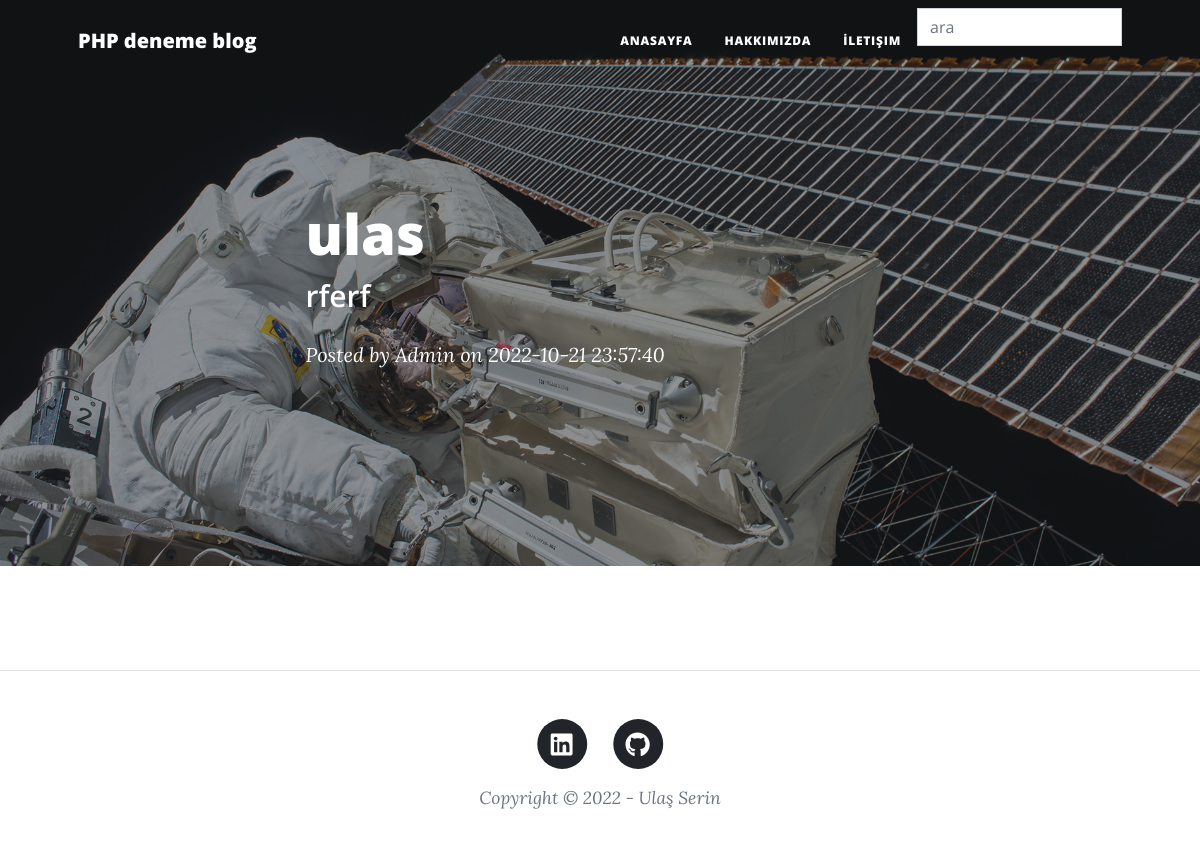
/post.php?id=6, run on the app's committed database.
### tables this page shows
CREATE TABLE `blog` (
  `id` int(11) NOT NULL,
  `baslik` varchar(100) NOT NULL,
  `alt_baslik` varchar(255) NOT NULL,
  `aciklama` text NOT NULL,
  `tarih` datetime NOT NULL DEFAULT current_timestamp(),
  `aktif` int(1) NOT NULL DEFAULT 0
);

### post.php (the view, shortened to what this page needs)
<?php
    require_once 'admin/pages/function.php';
    $id = $_GET['id'];
    $sql = "SELECT * FROM blog WHERE id = ?";
    $verigetir = $dbh->prepare($sql);
    $verigetir->execute(array($id));
    $veri = $verigetir->fetch();
?>
<!DOCTYPE html>
<html lang="en">
    <head>
        <?php include'includes/head.php'; ?>
    </head>
    <body>
        <?php include 'includes/navbar.php'; ?>
        <header class="masthead" style="background-image: url('assets/img/post-bg.jpg')">
            <div class="container position-relative px-4 px-lg-5">
                <div class="row gx-4 gx-lg-5 justify-content-center">
                    <div class="col-md-10 col-lg-8 col-xl-7">
                        <div class="post-heading">
                            <h1><?= $veri['baslik'];?></h1>
                            <h2 class="subheading"><?=$veri['alt_baslik'];?></h2>
                            <span class="meta">
                                Posted by
                                Admin on <?=$veri['tarih'];?>
                            </span>
                        </div>
                    </div>
                </div>
            </div>
        </header>
        <article class="mb-4">
            <div class="container px-4 px-lg-5">
                <div class="row gx-4 gx-lg-5 justify-content-center">
                    <div class="col-md-10 col-lg-8 col-xl-7">
                    </div>
                </div>
            </div>
        </article>
        <?php include 'includes/footer.php'; ?>
    </body>
</html>

### data on the page
blog: baslik "ulas", alt_baslik "rferf", tarih "2022-10-21 23:57:40"
